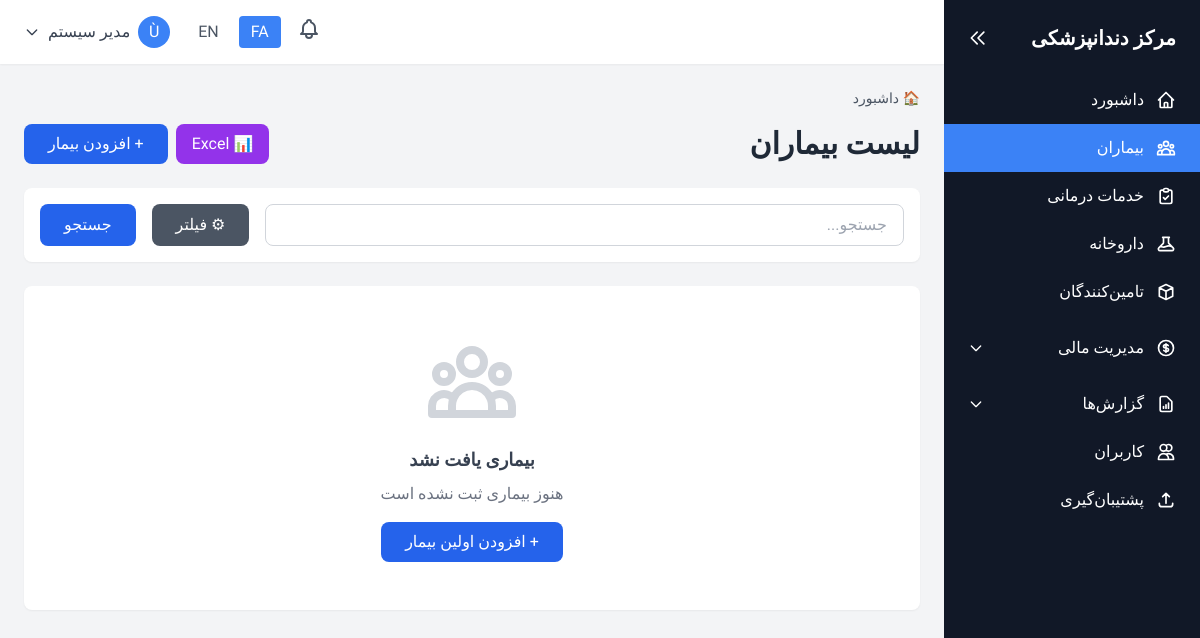
The app's page /patients/index.php (signed in), older data.
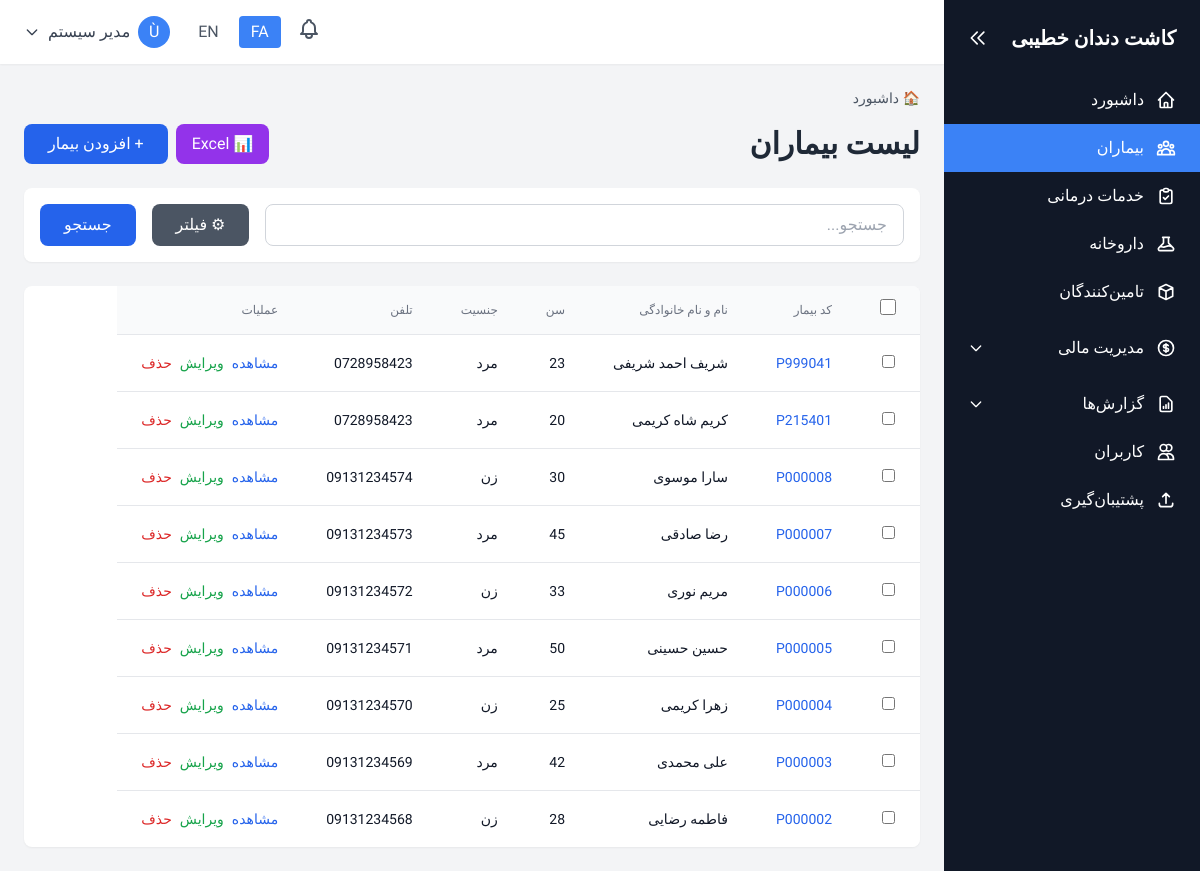
The same page, newer data.
### tables this page shows
CREATE TABLE `system` (
  `id` int(11) NOT NULL,
  `record_type` enum('setting','activity_log') NOT NULL,
  `setting_key` varchar(50) DEFAULT NULL,
  `setting_value` text DEFAULT NULL,
  `setting_type` varchar(20) DEFAULT 'text',
  `description` text DEFAULT NULL,
  `user_id` int(11) DEFAULT NULL,
  `action` varchar(50) DEFAULT NULL,
  `table_name` varchar(50) DEFAULT NULL,
  `record_id` int(11) DEFAULT NULL,
  `ip_address` varchar(45) DEFAULT NULL,
  `user_agent` text DEFAULT NULL,
  `created_at` datetime DEFAULT current_timestamp(),
  `updated_at` datetime DEFAULT current_timestamp() ON UPDATE current_timestamp()
);

CREATE TABLE `patients` (
  `id` int(11) NOT NULL,
  `patient_code` varchar(20) NOT NULL,
  `first_name` varchar(50) NOT NULL,
  `last_name` varchar(50) NOT NULL,
  `age` int(11) DEFAULT NULL,
  `gender` enum('male','female','other') DEFAULT NULL,
  `phone` varchar(20) NOT NULL,
  `email` varchar(100) DEFAULT NULL,
  `address` text DEFAULT NULL,
  `medical_history` text DEFAULT NULL,
  `allergies` text DEFAULT NULL,
  `notes` text DEFAULT NULL,
  `created_by` int(11) DEFAULT NULL,
  `created_at` datetime DEFAULT current_timestamp(),
  `updated_at` datetime DEFAULT current_timestamp() ON UPDATE current_timestamp()
);

### config/config.php (called while the page is built, shortened)
<?php
require_once __DIR__ . '/database.php';
$current_lang = $_SESSION['lang'] ?? DEFAULT_LANG;
function loadLanguage($lang = null) {
    global $current_lang;
    $lang = $lang ?? $current_lang;
    $langFile = BASE_PATH . "/lang/$lang.php";
    $translations = [];
    if (file_exists($langFile)) {
        $translations = require $langFile;
    } else {
        $translations = require BASE_PATH . "/lang/fa.php";
    }
    return $translations;
}
function getSetting($key, $default = '') {
    try {
        $setting = fetchOne("SELECT setting_value FROM system WHERE record_type = 'setting' AND setting_key = ?", [$key]);
        return $setting ? $setting['setting_value'] : $default;
    } catch (Exception $e) {
        return $default;
    }
}
function getPagination($totalRecords, $perPage = 20) {
    $page = isset($_GET['page']) ? max(1, intval($_GET['page'])) : 1;
    $totalPages = ceil($totalRecords / $perPage);
    $offset = ($page - 1) * $perPage;
    return [
        'page' => $page,
        'perPage' => $perPage,
        'totalPages' => $totalPages,
        'totalRecords' => $totalRecords,
        'offset' => $offset,
        'hasNext' => $page < $totalPages,
        'hasPrev' => $page > 1
    ];
}

### config/database.php (called while the page is built, shortened)
<?php
function getDBConnection()
{
    try {
        if (DB_TYPE === 'sqlite') {
            $db = new PDO('sqlite:' . DB_PATH);
            $db->setAttribute(PDO::ATTR_ERRMODE, PDO::ERRMODE_EXCEPTION);
            $db->setAttribute(PDO::ATTR_DEFAULT_FETCH_MODE, PDO::FETCH_ASSOC);
            $db->exec('PRAGMA foreign_keys = ON;');
            return $db;
        } else {
            $dsn = "mysql:host=" . DB_HOST . ";port=" . DB_PORT . ";dbname=" . DB_NAME . ";charset=" . DB_CHARSET;
            $options = [
                PDO::ATTR_ERRMODE => PDO::ERRMODE_EXCEPTION,
                PDO::ATTR_DEFAULT_FETCH_MODE => PDO::FETCH_ASSOC,
                PDO::ATTR_EMULATE_PREPARES => false,
            ];
            return new PDO($dsn, DB_USER, DB_PASS, $options);
        }
    } catch (PDOException $e) {
        die("Database connection failed: " . $e->getMessage());
    }
}
function executeQuery($query, $params = [])
{
    $db = getDBConnection();
    $stmt = $db->prepare($query);
    $stmt->execute($params);
    return $stmt;
}
function fetchAll($query, $params = [], $useCache = false)
{
    $stmt = executeQuery($query, $params);
    $result = $stmt->fetchAll();
    return $result;
}
function fetchOne($query, $params = [], $useCache = false)
{
    $stmt = executeQuery($query, $params);
    $result = $stmt->fetch();
    return $result;
}

### patients/index.php (the view, shortened to what the changed rows need)
<?php
require_once '../config/config.php';
include '../includes/header.php';
$search = $_GET['search'] ?? '';
$whereClauses = [];
$params = [];
$whereClause = !empty($whereClauses) ? 'WHERE ' . implode(' AND ', $whereClauses) : '';
$totalRecords = fetchOne("SELECT COUNT(*) as count FROM patients $whereClause", $params)['count'];
$pagination = getPagination($totalRecords, 20);
$patients = fetchAll("SELECT * FROM patients $whereClause ORDER BY created_at DESC LIMIT {$pagination['perPage']} OFFSET {$pagination['offset']}", $params);
?>
<div class="space-y-6">
    <div class="flex flex-col md:flex-row items-start md:items-center justify-between gap-4">
        <h1 class="text-2xl md:text-3xl font-bold text-gray-800"><?php echo $lang['patient_list']; ?></h1>
    </div>
    <div class="bg-white rounded-lg shadow-sm overflow-hidden">
        <?php if (empty($patients)): ?>
            <div class="p-12 text-center">
                <h3 class="text-lg font-semibold text-gray-700 mb-2">بیماری یافت نشد</h3>
                <p class="text-gray-500 mb-4"><?php echo empty($search) ? 'هنوز بیماری ثبت نشده است' : 'بیماری با این مشخصات یافت نشد'; ?></p>
                <?php if (empty($search)): ?>
                <a href="add.php" class="inline-block bg-blue-600 hover:bg-blue-700 text-white px-6 py-2 rounded-lg transition">
                    + افزودن اولین بیمار
                </a>
                <?php endif; ?>
            </div>
        <?php else: ?>
            <div class="overflow-x-auto table-desktop">
                <table id="patientsTable" class="min-w-full divide-y divide-gray-200">
                    <thead class="bg-gray-50">
                        <tr>
                            <th class="px-6 py-3 text-center">
                                <input type="checkbox" id="selectAll" onchange="toggleSelectAll(this)" class="w-4 h-4 cursor-pointer">
                            </th>
                            <th class="px-6 py-3 text-<?php echo $current_lang === 'fa' ? 'right' : 'left'; ?> text-xs font-medium text-gray-500 uppercase"><?php echo $lang['patient_code']; ?></th>
                            <th class="px-6 py-3 text-<?php echo $current_lang === 'fa' ? 'right' : 'left'; ?> text-xs font-medium text-gray-500 uppercase"><?php echo $lang['full_name']; ?></th>
                            <th class="px-6 py-3 text-<?php echo $current_lang === 'fa' ? 'right' : 'left'; ?> text-xs font-medium text-gray-500 uppercase"><?php echo $lang['age']; ?></th>
                            <th class="px-6 py-3 text-<?php echo $current_lang === 'fa' ? 'right' : 'left'; ?> text-xs font-medium text-gray-500 uppercase"><?php echo $lang['gender']; ?></th>
                            <th class="px-6 py-3 text-<?php echo $current_lang === 'fa' ? 'right' : 'left'; ?> text-xs font-medium text-gray-500 uppercase"><?php echo $lang['phone']; ?></th>
                            <th class="px-6 py-3 text-<?php echo $current_lang === 'fa' ? 'right' : 'left'; ?> text-xs font-medium text-gray-500 uppercase"><?php echo $lang['actions']; ?></th>
                        </tr>
                    </thead>
                    <tbody class="bg-white divide-y divide-gray-200">
                        <?php foreach ($patients as $patient): ?>
                        <tr class="hover:bg-gray-50">
                            <td class="px-6 py-4 text-center">
                                <input type="checkbox" class="row-checkbox" value="<?php echo $patient['id']; ?>" onchange="updateBulkButtons()" class="w-4 h-4 cursor-pointer">
                            </td>
                            <td class="px-6 py-4 whitespace-nowrap text-sm font-medium text-blue-600">
                                <?php echo $patient['patient_code']; ?>
                            </td>
                            <td class="px-6 py-4 whitespace-nowrap text-sm text-gray-900">
                                <?php echo htmlspecialchars($patient['first_name'] . ' ' . $patient['last_name']); ?>
                            </td>
                            <td class="px-6 py-4 whitespace-nowrap text-sm text-gray-900">
                                <?php echo $patient['age'] ?? '-'; ?>
                            </td>
                            <td class="px-6 py-4 whitespace-nowrap text-sm text-gray-900">
                                <?php echo $patient['gender'] ? $lang[$patient['gender']] : '-'; ?>
                            </td>
                            <td class="px-6 py-4 whitespace-nowrap text-sm text-gray-900">
                                <?php echo $patient['phone']; ?>
                            </td>
                            <td class="px-6 py-4 whitespace-nowrap text-sm font-medium">
                                <div class="flex gap-2">
                                    <a href="view.php?id=<?php echo $patient['id']; ?>"
                                       class="text-blue-600 hover:text-blue-900">
                                        <?php echo $lang['view']; ?>
                                    </a>
                                    <a href="edit.php?id=<?php echo $patient['id']; ?>"
                                       class="text-green-600 hover:text-green-900">
                                        <?php echo $lang['edit']; ?>
                                    </a>
                                    <button onclick="deletePatient(<?php echo $patient['id']; ?>)"
                                            class="text-red-600 hover:text-red-900">
                                        <?php echo $lang['delete']; ?>
                                    </button>
                                </div>
                            </td>
                        </tr>
                        <?php endforeach; ?>
                    </tbody>
                </table>
            </div>
        <?php endif; ?>
    </div>
</div>
<?php include '../includes/footer.php'; ?>

### includes/header.php (shortened to what the changed rows need)
<?php
$lang = loadLanguage();
?>
<!DOCTYPE html>
<html lang="<?php echo $current_lang; ?>" dir="<?php echo $current_lang === 'fa' ? 'rtl' : 'ltr'; ?>">
<head>
    <script src="https://cdn.tailwindcss.com"></script>
    <link rel="stylesheet" href="<?php echo BASE_URL; ?>/assets/css/mobile.css">
</head>
<body class="bg-gray-100">
    <div class="flex h-screen overflow-hidden">
        <aside id="sidebar" class="w-64 bg-gray-900 text-white flex-shrink-0 hidden md:flex flex-col transition-all duration-300">
            <div class="p-6 flex-shrink-0 flex items-center justify-between">
                <h1 id="sidebar-title" class="text-xl font-bold"><?php echo getSetting('clinic_name', $lang['app_name']); ?></h1>
                <button id="sidebar-toggle" class="text-white hover:text-gray-300 hidden md:block" title="بستن منو">
                    <svg class="w-5 h-5" fill="none" stroke="currentColor" viewBox="0 0 24 24">
                        <path stroke-linecap="round" stroke-linejoin="round" stroke-width="2" d="M11 19l-7-7 7-7m8 14l-7-7 7-7"></path>
                    </svg>
                </button>
            </div>
        </aside>
        <div class="flex-1 flex flex-col overflow-hidden">
            <main class="flex-1 overflow-y-auto p-6">

Row changes from the older to the newer data that the page shows:
changed system: setting_value "مرکز دندانپزشکی" → "کاشت دندان خطیبی"
added patients: patient_code "P999041", first_name+last_name "شریف احمد شریفی", age "23", gender "مرد", phone "0728958423"
added patients: patient_code "P215401", first_name+last_name "کریم شاه کریمی", age "20", gender "مرد", phone "0728958423"
added patients: patient_code "P000008", first_name+last_name "سارا موسوی", age "30", gender "زن", phone "09131234574"
added patients: patient_code "P000007", first_name+last_name "رضا صادقی", age "45", gender "مرد", phone "09131234573"
added patients: patient_code "P000006", first_name+last_name "مریم نوری", age "33", gender "زن", phone "09131234572"
added patients: patient_code "P000005", first_name+last_name "حسین حسینی", age "50", gender "مرد", phone "09131234571"
added patients: patient_code "P000004", first_name+last_name "زهرا کریمی", age "25", gender "زن", phone "09131234570"
added patients: patient_code "P000003", first_name+last_name "علی محمدی", age "42", gender "مرد", phone "09131234569"
added patients: patient_code "P000002", first_name+last_name "فاطمه رضایی", age "28", gender "زن", phone "09131234568"
Text that changed along with them:
form field value: (not shown) → "☐"
$lang['patient_code']: (not shown) → "کد بیمار"
$lang['full_name']: (not shown) → "نام و نام خانوادگی"
$lang['age']: (not shown) → "سن"
$lang['gender']: (not shown) → "جنسیت"
$lang['phone']: (not shown) → "تلفن"
$lang['actions']: (not shown) → "عملیات"
text no longer shown: "بیماری یافت نشد هنوز بیماری ثبت نشده است + افزودن اولین بیمار"
